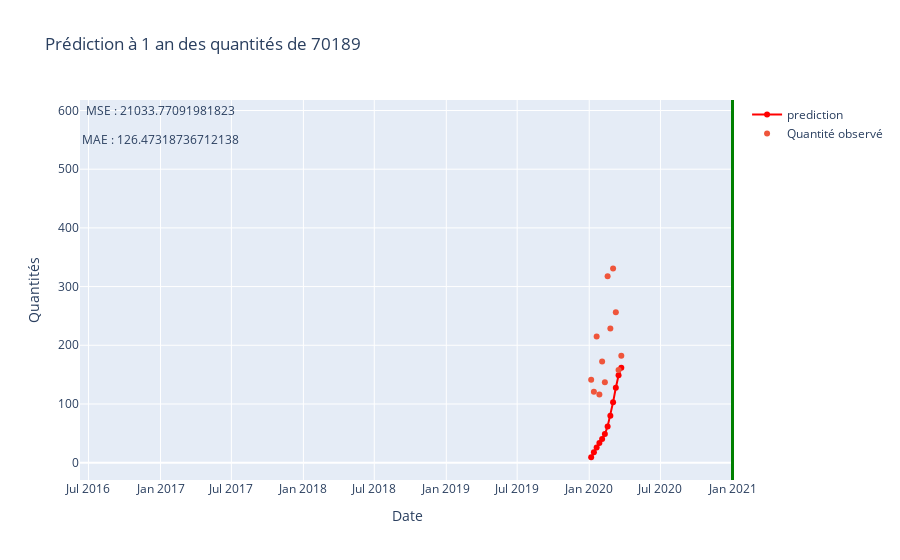

Notebook cell for this chart:
### Code cell
plot_my_neural_graph(forecast)

### Figure 1 — Plotly figure (JSON) as saved in the notebook; plotly's stock layout.template omitted (floating-point values rounded to 4 significant figures)
{"data": [{"line": {"color": "red"}, "name": "prediction", "type": "scatter", "x": ["2020-01-06T00:00:00", "2020-01-13T00:00:00", "2020-01-20T00:00:00", "2020-01-27T00:00:00", "2020-02-03T00:00:00", "2020-02-10T00:00:00", "2020-02-17T00:00:00", "2020-02-24T00:00:00", "2020-03-02T00:00:00", "2020-03-09T00:00:00", "2020-03-16T00:00:00", "2020-03-23T00:00:00"], "y": [9.219, 17.64, 26.03, 33.33, 40.18, 48.7, 61.46, 79.88, 103.1, 127.7, 148.8, 161.7]}, {"mode": "markers", "name": "Quantité observé", "type": "scatter", "x": ["2020-01-06T00:00:00", "2020-01-13T00:00:00", "2020-01-20T00:00:00", "2020-01-27T00:00:00", "2020-02-03T00:00:00", "2020-02-10T00:00:00", "2020-02-17T00:00:00", "2020-02-24T00:00:00", "2020-03-02T00:00:00", "2020-03-09T00:00:00", "2020-03-16T00:00:00", "2020-03-23T00:00:00"], "y": [141.1, 121.0, 215.0, 115.9, 172.2, 136.9, 317.5, 228.5, 331.0, 256.2, 157.9, 182.3]}], "layout": {"annotations": [{"arrowhead": 1, "showarrow": false, "text": "MSE : 21033.77091981823", "x": "2017", "y": 600}, {"arrowhead": 1, "showarrow": false, "text": "MAE : 126.47318736712138", "x": "2017", "y": 550}], "hovermode": "x", "shapes": [{"line": {"color": "green", "width": 3}, "type": "line", "x0": "2021-01-01 00:00:00", "x1": "2021-01-01 00:00:00", "xref": "x", "y0": 0, "y1": 1, "yref": "y domain"}], "title": {"text": "Prédiction à 1 an des quantités de 70189"}, "xaxis": {"title": {"text": "Date"}}, "yaxis": {"title": {"text": "Quantités"}}}}
